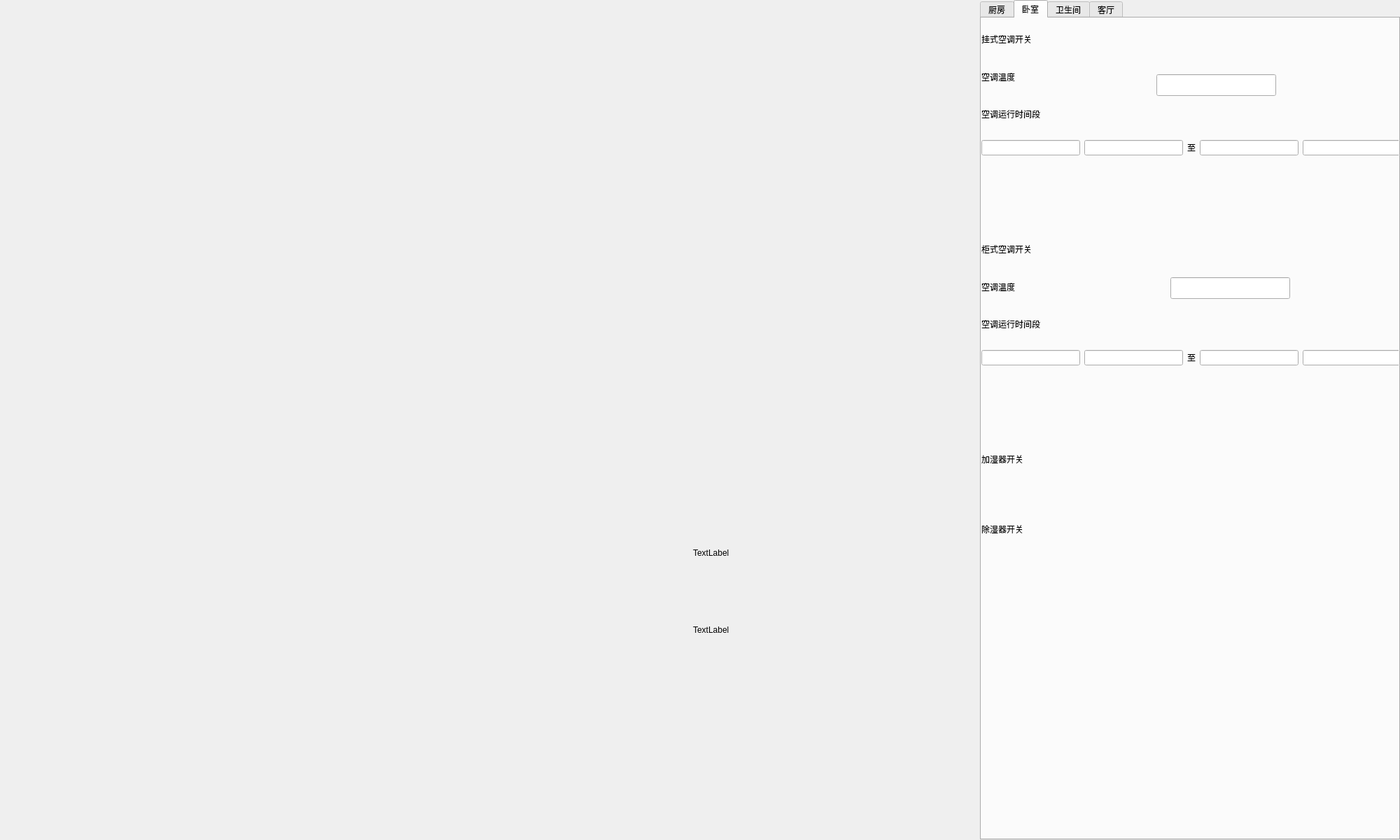
<?xml version="1.0" encoding="UTF-8"?>
<ui version="4.0">
 <class>humimage</class>
 <widget class="QWidget" name="humimage">
  <property name="geometry">
   <rect>
    <x>0</x>
    <y>0</y>
    <width>2000</width>
    <height>1200</height>
   </rect>
  </property>
  <property name="windowTitle">
   <string>Form</string>
  </property>
  <widget class="QWidget" name="widget" native="true">
   <property name="geometry">
    <rect>
     <x>0</x>
     <y>0</y>
     <width>2000</width>
     <height>1200</height>
    </rect>
   </property>
   <widget class="QTabWidget" name="tabWidget">
    <property name="geometry">
     <rect>
      <x>1400</x>
      <y>0</y>
      <width>600</width>
      <height>1200</height>
     </rect>
    </property>
    <property name="styleSheet">
     <string notr="true">font: 18pt &quot;楷体&quot;;</string>
    </property>
    <property name="currentIndex">
     <number>1</number>
    </property>
    <widget class="QWidget" name="tab">
     <attribute name="title">
      <string>厨房</string>
     </attribute>
     <widget class="QLabel" name="label">
      <property name="geometry">
       <rect>
        <x>0</x>
        <y>0</y>
        <width>200</width>
        <height>60</height>
       </rect>
      </property>
      <property name="styleSheet">
       <string notr="true">font: 18pt &quot;楷体&quot;;</string>
      </property>
      <property name="text">
       <string>挂式空调开关</string>
      </property>
     </widget>
     <widget class="QLabel" name="label_3">
      <property name="geometry">
       <rect>
        <x>0</x>
        <y>300</y>
        <width>200</width>
        <height>60</height>
       </rect>
      </property>
      <property name="styleSheet">
       <string notr="true">font: 18pt &quot;楷体&quot;;</string>
      </property>
      <property name="text">
       <string>柜式空调开关</string>
      </property>
     </widget>
     <widget class="QWidget" name="widget_2" native="true">
      <property name="geometry">
       <rect>
        <x>0</x>
        <y>60</y>
        <width>230</width>
        <height>100</height>
       </rect>
      </property>
      <layout class="QVBoxLayout" name="verticalLayout">
       <item>
        <widget class="QLabel" name="label_4">
         <property name="styleSheet">
          <string notr="true">font: 18pt &quot;楷体&quot;;</string>
         </property>
         <property name="text">
          <string>空调温度</string>
         </property>
        </widget>
       </item>
       <item>
        <widget class="QLabel" name="label_2">
         <property name="styleSheet">
          <string notr="true">font: 18pt &quot;楷体&quot;;</string>
         </property>
         <property name="text">
          <string>空调运行时间段</string>
         </property>
        </widget>
       </item>
      </layout>
     </widget>
     <widget class="QWidget" name="widget_3" native="true">
      <property name="geometry">
       <rect>
        <x>0</x>
        <y>360</y>
        <width>230</width>
        <height>100</height>
       </rect>
      </property>
      <layout class="QVBoxLayout" name="verticalLayout_2">
       <item>
        <widget class="QLabel" name="label_5">
         <property name="styleSheet">
          <string notr="true">font: 18pt &quot;楷体&quot;;</string>
         </property>
         <property name="text">
          <string>空调温度</string>
         </property>
        </widget>
       </item>
       <item>
        <widget class="QLabel" name="label_6">
         <property name="styleSheet">
          <string notr="true">font: 18pt &quot;楷体&quot;;</string>
         </property>
         <property name="text">
          <string>空调运行时间段</string>
         </property>
        </widget>
       </item>
      </layout>
     </widget>
     <widget class="UnitQLineEdit" name="lineEdit">
      <property name="geometry">
       <rect>
        <x>270</x>
        <y>80</y>
        <width>221</width>
        <height>31</height>
       </rect>
      </property>
     </widget>
     <widget class="QWidget" name="widget_4" native="true">
      <property name="geometry">
       <rect>
        <x>0</x>
        <y>160</y>
        <width>600</width>
        <height>50</height>
       </rect>
      </property>
      <layout class="QHBoxLayout" name="horizontalLayout_2">
       <item>
        <widget class="UnitQLineEdit" name="lineEdit_2">
         <property name="maxLength">
          <number>2</number>
         </property>
        </widget>
       </item>
       <item>
        <widget class="UnitQLineEdit" name="lineEdit_3">
         <property name="maxLength">
          <number>2</number>
         </property>
        </widget>
       </item>
       <item>
        <widget class="QLabel" name="label_7">
         <property name="text">
          <string>至</string>
         </property>
        </widget>
       </item>
       <item>
        <widget class="UnitQLineEdit" name="lineEdit_4">
         <property name="maxLength">
          <number>2</number>
         </property>
        </widget>
       </item>
       <item>
        <widget class="UnitQLineEdit" name="lineEdit_5">
         <property name="maxLength">
          <number>2</number>
         </property>
        </widget>
       </item>
      </layout>
     </widget>
     <widget class="QWidget" name="widget_20" native="true">
      <property name="geometry">
       <rect>
        <x>0</x>
        <y>460</y>
        <width>600</width>
        <height>50</height>
       </rect>
      </property>
      <layout class="QHBoxLayout" name="horizontalLayout_10">
       <item>
        <widget class="UnitQLineEdit" name="lineEdit_38">
         <property name="maxLength">
          <number>2</number>
         </property>
        </widget>
       </item>
       <item>
        <widget class="UnitQLineEdit" name="lineEdit_39">
         <property name="maxLength">
          <number>2</number>
         </property>
        </widget>
       </item>
       <item>
        <widget class="QLabel" name="label_39">
         <property name="text">
          <string>至</string>
         </property>
        </widget>
       </item>
       <item>
        <widget class="UnitQLineEdit" name="lineEdit_40">
         <property name="maxLength">
          <number>2</number>
         </property>
        </widget>
       </item>
       <item>
        <widget class="UnitQLineEdit" name="lineEdit_41">
         <property name="maxLength">
          <number>2</number>
         </property>
        </widget>
       </item>
      </layout>
     </widget>
     <widget class="UnitQLineEdit" name="lineEdit_6">
      <property name="geometry">
       <rect>
        <x>270</x>
        <y>380</y>
        <width>221</width>
        <height>31</height>
       </rect>
      </property>
     </widget>
     <widget class="QLabel" name="label_42">
      <property name="geometry">
       <rect>
        <x>0</x>
        <y>600</y>
        <width>200</width>
        <height>60</height>
       </rect>
      </property>
      <property name="styleSheet">
       <string notr="true">font: 18pt &quot;楷体&quot;;</string>
      </property>
      <property name="text">
       <string>加湿器开关</string>
      </property>
     </widget>
     <widget class="QLabel" name="label_43">
      <property name="geometry">
       <rect>
        <x>0</x>
        <y>700</y>
        <width>200</width>
        <height>60</height>
       </rect>
      </property>
      <property name="styleSheet">
       <string notr="true">font: 18pt &quot;楷体&quot;;</string>
      </property>
      <property name="text">
       <string>除湿器开关</string>
      </property>
     </widget>
    </widget>
    <widget class="QWidget" name="tab_2">
     <attribute name="title">
      <string>卧室</string>
     </attribute>
     <widget class="QWidget" name="widget_8" native="true">
      <property name="geometry">
       <rect>
        <x>0</x>
        <y>360</y>
        <width>230</width>
        <height>100</height>
       </rect>
      </property>
      <layout class="QVBoxLayout" name="verticalLayout_5">
       <item>
        <widget class="QLabel" name="label_15">
         <property name="styleSheet">
          <string notr="true">font: 18pt &quot;楷体&quot;;</string>
         </property>
         <property name="text">
          <string>空调温度</string>
         </property>
        </widget>
       </item>
       <item>
        <widget class="QLabel" name="label_16">
         <property name="styleSheet">
          <string notr="true">font: 18pt &quot;楷体&quot;;</string>
         </property>
         <property name="text">
          <string>空调运行时间段</string>
         </property>
        </widget>
       </item>
      </layout>
     </widget>
     <widget class="UnitQLineEdit" name="lineEdit_11">
      <property name="geometry">
       <rect>
        <x>250</x>
        <y>80</y>
        <width>171</width>
        <height>31</height>
       </rect>
      </property>
     </widget>
     <widget class="QLabel" name="label_17">
      <property name="geometry">
       <rect>
        <x>0</x>
        <y>0</y>
        <width>200</width>
        <height>60</height>
       </rect>
      </property>
      <property name="styleSheet">
       <string notr="true">font: 18pt &quot;楷体&quot;;</string>
      </property>
      <property name="text">
       <string>挂式空调开关</string>
      </property>
     </widget>
     <widget class="QWidget" name="widget_9" native="true">
      <property name="geometry">
       <rect>
        <x>0</x>
        <y>160</y>
        <width>600</width>
        <height>50</height>
       </rect>
      </property>
      <layout class="QHBoxLayout" name="horizontalLayout_4">
       <item>
        <widget class="UnitQLineEdit" name="lineEdit_12">
         <property name="maxLength">
          <number>2</number>
         </property>
        </widget>
       </item>
       <item>
        <widget class="UnitQLineEdit" name="lineEdit_13">
         <property name="maxLength">
          <number>2</number>
         </property>
        </widget>
       </item>
       <item>
        <widget class="QLabel" name="label_18">
         <property name="text">
          <string>至</string>
         </property>
        </widget>
       </item>
       <item>
        <widget class="UnitQLineEdit" name="lineEdit_14">
         <property name="maxLength">
          <number>2</number>
         </property>
        </widget>
       </item>
       <item>
        <widget class="UnitQLineEdit" name="lineEdit_15">
         <property name="maxLength">
          <number>2</number>
         </property>
        </widget>
       </item>
      </layout>
     </widget>
     <widget class="QLabel" name="label_19">
      <property name="geometry">
       <rect>
        <x>0</x>
        <y>300</y>
        <width>200</width>
        <height>60</height>
       </rect>
      </property>
      <property name="styleSheet">
       <string notr="true">font: 18pt &quot;楷体&quot;;</string>
      </property>
      <property name="text">
       <string>柜式空调开关</string>
      </property>
     </widget>
     <widget class="QWidget" name="widget_10" native="true">
      <property name="geometry">
       <rect>
        <x>0</x>
        <y>60</y>
        <width>230</width>
        <height>100</height>
       </rect>
      </property>
      <layout class="QVBoxLayout" name="verticalLayout_6">
       <item>
        <widget class="QLabel" name="label_20">
         <property name="styleSheet">
          <string notr="true">font: 18pt &quot;楷体&quot;;</string>
         </property>
         <property name="text">
          <string>空调温度</string>
         </property>
        </widget>
       </item>
       <item>
        <widget class="QLabel" name="label_21">
         <property name="styleSheet">
          <string notr="true">font: 18pt &quot;楷体&quot;;</string>
         </property>
         <property name="text">
          <string>空调运行时间段</string>
         </property>
        </widget>
       </item>
      </layout>
     </widget>
     <widget class="QWidget" name="widget_18" native="true">
      <property name="geometry">
       <rect>
        <x>0</x>
        <y>460</y>
        <width>600</width>
        <height>50</height>
       </rect>
      </property>
      <layout class="QHBoxLayout" name="horizontalLayout_8">
       <item>
        <widget class="UnitQLineEdit" name="lineEdit_30">
         <property name="maxLength">
          <number>2</number>
         </property>
        </widget>
       </item>
       <item>
        <widget class="UnitQLineEdit" name="lineEdit_31">
         <property name="maxLength">
          <number>2</number>
         </property>
        </widget>
       </item>
       <item>
        <widget class="QLabel" name="label_37">
         <property name="text">
          <string>至</string>
         </property>
        </widget>
       </item>
       <item>
        <widget class="UnitQLineEdit" name="lineEdit_32">
         <property name="maxLength">
          <number>2</number>
         </property>
        </widget>
       </item>
       <item>
        <widget class="UnitQLineEdit" name="lineEdit_33">
         <property name="maxLength">
          <number>2</number>
         </property>
        </widget>
       </item>
      </layout>
     </widget>
     <widget class="UnitQLineEdit" name="lineEdit_42">
      <property name="geometry">
       <rect>
        <x>270</x>
        <y>370</y>
        <width>171</width>
        <height>31</height>
       </rect>
      </property>
     </widget>
     <widget class="QLabel" name="label_40">
      <property name="geometry">
       <rect>
        <x>0</x>
        <y>600</y>
        <width>200</width>
        <height>60</height>
       </rect>
      </property>
      <property name="styleSheet">
       <string notr="true">font: 18pt &quot;楷体&quot;;</string>
      </property>
      <property name="text">
       <string>加湿器开关</string>
      </property>
     </widget>
     <widget class="QLabel" name="label_41">
      <property name="geometry">
       <rect>
        <x>0</x>
        <y>700</y>
        <width>200</width>
        <height>60</height>
       </rect>
      </property>
      <property name="styleSheet">
       <string notr="true">font: 18pt &quot;楷体&quot;;</string>
      </property>
      <property name="text">
       <string>除湿器开关</string>
      </property>
     </widget>
    </widget>
    <widget class="QWidget" name="tab_3">
     <attribute name="title">
      <string>卫生间</string>
     </attribute>
     <widget class="QWidget" name="widget_11" native="true">
      <property name="geometry">
       <rect>
        <x>0</x>
        <y>360</y>
        <width>230</width>
        <height>100</height>
       </rect>
      </property>
      <layout class="QVBoxLayout" name="verticalLayout_7">
       <item>
        <widget class="QLabel" name="label_22">
         <property name="styleSheet">
          <string notr="true">font: 18pt &quot;楷体&quot;;</string>
         </property>
         <property name="text">
          <string>空调温度</string>
         </property>
        </widget>
       </item>
       <item>
        <widget class="QLabel" name="label_23">
         <property name="styleSheet">
          <string notr="true">font: 18pt &quot;楷体&quot;;</string>
         </property>
         <property name="text">
          <string>空调运行时间段</string>
         </property>
        </widget>
       </item>
      </layout>
     </widget>
     <widget class="QWidget" name="widget_12" native="true">
      <property name="geometry">
       <rect>
        <x>0</x>
        <y>60</y>
        <width>230</width>
        <height>100</height>
       </rect>
      </property>
      <layout class="QVBoxLayout" name="verticalLayout_8">
       <item>
        <widget class="QLabel" name="label_24">
         <property name="styleSheet">
          <string notr="true">font: 18pt &quot;楷体&quot;;</string>
         </property>
         <property name="text">
          <string>空调温度</string>
         </property>
        </widget>
       </item>
       <item>
        <widget class="QLabel" name="label_25">
         <property name="styleSheet">
          <string notr="true">font: 18pt &quot;楷体&quot;;</string>
         </property>
         <property name="text">
          <string>空调运行时间段</string>
         </property>
        </widget>
       </item>
      </layout>
     </widget>
     <widget class="QLabel" name="label_26">
      <property name="geometry">
       <rect>
        <x>0</x>
        <y>0</y>
        <width>200</width>
        <height>60</height>
       </rect>
      </property>
      <property name="styleSheet">
       <string notr="true">font: 18pt &quot;楷体&quot;;</string>
      </property>
      <property name="text">
       <string>挂式空调开关</string>
      </property>
     </widget>
     <widget class="QWidget" name="widget_13" native="true">
      <property name="geometry">
       <rect>
        <x>0</x>
        <y>160</y>
        <width>600</width>
        <height>50</height>
       </rect>
      </property>
      <layout class="QHBoxLayout" name="horizontalLayout_5">
       <item>
        <widget class="UnitQLineEdit" name="lineEdit_16">
         <property name="maxLength">
          <number>2</number>
         </property>
        </widget>
       </item>
       <item>
        <widget class="UnitQLineEdit" name="lineEdit_17">
         <property name="maxLength">
          <number>2</number>
         </property>
        </widget>
       </item>
       <item>
        <widget class="QLabel" name="label_27">
         <property name="text">
          <string>至</string>
         </property>
        </widget>
       </item>
       <item>
        <widget class="UnitQLineEdit" name="lineEdit_18">
         <property name="maxLength">
          <number>2</number>
         </property>
        </widget>
       </item>
       <item>
        <widget class="UnitQLineEdit" name="lineEdit_19">
         <property name="maxLength">
          <number>2</number>
         </property>
        </widget>
       </item>
      </layout>
     </widget>
     <widget class="QLabel" name="label_28">
      <property name="geometry">
       <rect>
        <x>0</x>
        <y>300</y>
        <width>200</width>
        <height>60</height>
       </rect>
      </property>
      <property name="styleSheet">
       <string notr="true">font: 18pt &quot;楷体&quot;;</string>
      </property>
      <property name="text">
       <string>柜式空调开关</string>
      </property>
     </widget>
     <widget class="UnitQLineEdit" name="lineEdit_20">
      <property name="geometry">
       <rect>
        <x>260</x>
        <y>90</y>
        <width>171</width>
        <height>31</height>
       </rect>
      </property>
     </widget>
     <widget class="QWidget" name="widget_17" native="true">
      <property name="geometry">
       <rect>
        <x>0</x>
        <y>460</y>
        <width>600</width>
        <height>50</height>
       </rect>
      </property>
      <layout class="QHBoxLayout" name="horizontalLayout_7">
       <item>
        <widget class="UnitQLineEdit" name="lineEdit_26">
         <property name="maxLength">
          <number>2</number>
         </property>
        </widget>
       </item>
       <item>
        <widget class="UnitQLineEdit" name="lineEdit_27">
         <property name="maxLength">
          <number>2</number>
         </property>
        </widget>
       </item>
       <item>
        <widget class="QLabel" name="label_36">
         <property name="text">
          <string>至</string>
         </property>
        </widget>
       </item>
       <item>
        <widget class="UnitQLineEdit" name="lineEdit_28">
         <property name="maxLength">
          <number>2</number>
         </property>
        </widget>
       </item>
       <item>
        <widget class="UnitQLineEdit" name="lineEdit_29">
         <property name="maxLength">
          <number>2</number>
         </property>
        </widget>
       </item>
      </layout>
     </widget>
     <widget class="UnitQLineEdit" name="lineEdit_43">
      <property name="geometry">
       <rect>
        <x>290</x>
        <y>380</y>
        <width>171</width>
        <height>31</height>
       </rect>
      </property>
     </widget>
     <widget class="QLabel" name="label_44">
      <property name="geometry">
       <rect>
        <x>0</x>
        <y>600</y>
        <width>200</width>
        <height>60</height>
       </rect>
      </property>
      <property name="styleSheet">
       <string notr="true">font: 18pt &quot;楷体&quot;;</string>
      </property>
      <property name="text">
       <string>加湿器开关</string>
      </property>
     </widget>
     <widget class="QLabel" name="label_45">
      <property name="geometry">
       <rect>
        <x>0</x>
        <y>700</y>
        <width>200</width>
        <height>60</height>
       </rect>
      </property>
      <property name="styleSheet">
       <string notr="true">font: 18pt &quot;楷体&quot;;</string>
      </property>
      <property name="text">
       <string>除湿器开关</string>
      </property>
     </widget>
    </widget>
    <widget class="QWidget" name="tab_4">
     <attribute name="title">
      <string>客厅</string>
     </attribute>
     <widget class="QWidget" name="widget_14" native="true">
      <property name="geometry">
       <rect>
        <x>0</x>
        <y>360</y>
        <width>230</width>
        <height>100</height>
       </rect>
      </property>
      <layout class="QVBoxLayout" name="verticalLayout_9">
       <item>
        <widget class="QLabel" name="label_29">
         <property name="styleSheet">
          <string notr="true">font: 18pt &quot;楷体&quot;;</string>
         </property>
         <property name="text">
          <string>空调温度</string>
         </property>
        </widget>
       </item>
       <item>
        <widget class="QLabel" name="label_30">
         <property name="styleSheet">
          <string notr="true">font: 18pt &quot;楷体&quot;;</string>
         </property>
         <property name="text">
          <string>空调运行时间段</string>
         </property>
        </widget>
       </item>
      </layout>
     </widget>
     <widget class="QWidget" name="widget_15" native="true">
      <property name="geometry">
       <rect>
        <x>0</x>
        <y>60</y>
        <width>230</width>
        <height>100</height>
       </rect>
      </property>
      <layout class="QVBoxLayout" name="verticalLayout_10">
       <item>
        <widget class="QLabel" name="label_31">
         <property name="styleSheet">
          <string notr="true">font: 18pt &quot;楷体&quot;;</string>
         </property>
         <property name="text">
          <string>空调温度</string>
         </property>
        </widget>
       </item>
       <item>
        <widget class="QLabel" name="label_32">
         <property name="styleSheet">
          <string notr="true">font: 18pt &quot;楷体&quot;;</string>
         </property>
         <property name="text">
          <string>空调运行时间段</string>
         </property>
        </widget>
       </item>
      </layout>
     </widget>
     <widget class="QLabel" name="label_33">
      <property name="geometry">
       <rect>
        <x>0</x>
        <y>0</y>
        <width>200</width>
        <height>60</height>
       </rect>
      </property>
      <property name="styleSheet">
       <string notr="true">font: 18pt &quot;楷体&quot;;</string>
      </property>
      <property name="text">
       <string>挂式空调开关</string>
      </property>
     </widget>
     <widget class="QWidget" name="widget_16" native="true">
      <property name="geometry">
       <rect>
        <x>0</x>
        <y>160</y>
        <width>600</width>
        <height>50</height>
       </rect>
      </property>
      <layout class="QHBoxLayout" name="horizontalLayout_6">
       <item>
        <widget class="UnitQLineEdit" name="lineEdit_21">
         <property name="maxLength">
          <number>2</number>
         </property>
        </widget>
       </item>
       <item>
        <widget class="UnitQLineEdit" name="lineEdit_22">
         <property name="maxLength">
          <number>2</number>
         </property>
        </widget>
       </item>
       <item>
        <widget class="QLabel" name="label_34">
         <property name="text">
          <string>至</string>
         </property>
        </widget>
       </item>
       <item>
        <widget class="UnitQLineEdit" name="lineEdit_23">
         <property name="maxLength">
          <number>2</number>
         </property>
        </widget>
       </item>
       <item>
        <widget class="UnitQLineEdit" name="lineEdit_24">
         <property name="maxLength">
          <number>2</number>
         </property>
        </widget>
       </item>
      </layout>
     </widget>
     <widget class="QLabel" name="label_35">
      <property name="geometry">
       <rect>
        <x>0</x>
        <y>300</y>
        <width>200</width>
        <height>60</height>
       </rect>
      </property>
      <property name="styleSheet">
       <string notr="true">font: 18pt &quot;楷体&quot;;</string>
      </property>
      <property name="text">
       <string>柜式空调开关</string>
      </property>
     </widget>
     <widget class="UnitQLineEdit" name="lineEdit_25">
      <property name="geometry">
       <rect>
        <x>260</x>
        <y>80</y>
        <width>171</width>
        <height>31</height>
       </rect>
      </property>
     </widget>
     <widget class="QWidget" name="widget_19" native="true">
      <property name="geometry">
       <rect>
        <x>0</x>
        <y>460</y>
        <width>600</width>
        <height>50</height>
       </rect>
      </property>
      <layout class="QHBoxLayout" name="horizontalLayout_9">
       <item>
        <widget class="UnitQLineEdit" name="lineEdit_34">
         <property name="maxLength">
          <number>2</number>
         </property>
        </widget>
       </item>
       <item>
        <widget class="UnitQLineEdit" name="lineEdit_35">
         <property name="maxLength">
          <number>2</number>
         </property>
        </widget>
       </item>
       <item>
        <widget class="QLabel" name="label_38">
         <property name="text">
          <string>至</string>
         </property>
        </widget>
       </item>
       <item>
        <widget class="UnitQLineEdit" name="lineEdit_36">
         <property name="maxLength">
          <number>2</number>
         </property>
        </widget>
       </item>
       <item>
        <widget class="UnitQLineEdit" name="lineEdit_37">
         <property name="maxLength">
          <number>2</number>
         </property>
        </widget>
       </item>
      </layout>
     </widget>
     <widget class="UnitQLineEdit" name="lineEdit_44">
      <property name="geometry">
       <rect>
        <x>280</x>
        <y>380</y>
        <width>171</width>
        <height>31</height>
       </rect>
      </property>
     </widget>
     <widget class="QLabel" name="label_46">
      <property name="geometry">
       <rect>
        <x>0</x>
        <y>600</y>
        <width>200</width>
        <height>60</height>
       </rect>
      </property>
      <property name="styleSheet">
       <string notr="true">font: 18pt &quot;楷体&quot;;</string>
      </property>
      <property name="text">
       <string>加湿器开关</string>
      </property>
     </widget>
     <widget class="QLabel" name="label_47">
      <property name="geometry">
       <rect>
        <x>0</x>
        <y>700</y>
        <width>200</width>
        <height>60</height>
       </rect>
      </property>
      <property name="styleSheet">
       <string notr="true">font: 18pt &quot;楷体&quot;;</string>
      </property>
      <property name="text">
       <string>除湿器开关</string>
      </property>
     </widget>
    </widget>
   </widget>
   <widget class="QLabel" name="label_8">
    <property name="geometry">
     <rect>
      <x>990</x>
      <y>760</y>
      <width>250</width>
      <height>60</height>
     </rect>
    </property>
    <property name="styleSheet">
     <string notr="true">font: 18pt &quot;楷体&quot;;</string>
    </property>
    <property name="text">
     <string>TextLabel</string>
    </property>
   </widget>
   <widget class="QLabel" name="label_9">
    <property name="geometry">
     <rect>
      <x>990</x>
      <y>870</y>
      <width>250</width>
      <height>60</height>
     </rect>
    </property>
    <property name="styleSheet">
     <string notr="true">font: 18pt &quot;楷体&quot;;</string>
    </property>
    <property name="text">
     <string>TextLabel</string>
    </property>
   </widget>
  </widget>
 </widget>
 <customwidgets>
  <customwidget>
   <class>UnitQLineEdit</class>
   <extends>QLineEdit</extends>
   <header location="global">unitqlinedit.h</header>
  </customwidget>
 </customwidgets>
 <resources/>
 <connections/>
</ui>
